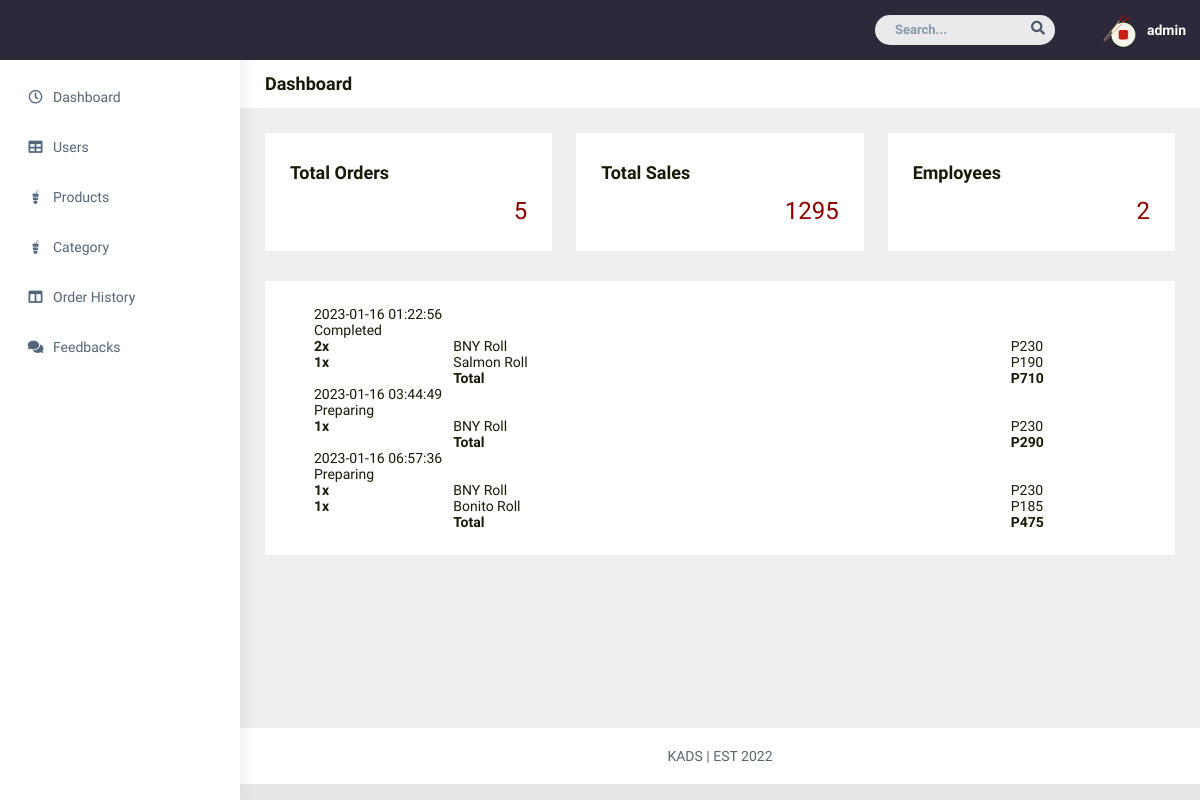
/admin/dashboard.php (signed in), run on the app's committed database.
### tables this page shows
CREATE TABLE `user_orders` (
  `id` int(11) NOT NULL,
  `order_number` int(11) NOT NULL,
  `product_id` int(255) NOT NULL,
  `quantity` int(11) NOT NULL,
  `date` datetime DEFAULT NULL,
  `status` int(11) DEFAULT NULL,
  `user_id` int(11) DEFAULT NULL
);

CREATE TABLE `products` (
  `p_id` int(11) NOT NULL,
  `image` varchar(400) DEFAULT NULL,
  `productName` varchar(255) DEFAULT NULL,
  `price` int(11) NOT NULL,
  `category` int(11) DEFAULT NULL
);

### admin/dashboard.php (the view, shortened to what this page needs)
<?php
require "../conn.php";
    $username = $_SESSION['username'];
    $total = 0;
    $orderSQL = "SELECT * FROM user_orders INNER JOIN products ON user_orders.product_id = products.p_id ";
    $resultOrder = mysqli_query($conn, $orderSQL);
    $ordercount = mysqli_num_rows($resultOrder);
    while ($row = mysqli_fetch_assoc($resultOrder)) {
        $total += $row['price'] * $row['quantity'];
    }
    $userSQL = "SELECT * FROM info_accts WHERE role = 2";
    $resultUser = mysqli_query($conn, $userSQL);
    $usercount = mysqli_num_rows($resultUser);
?>
<!DOCTYPE html>
<html dir="ltr" lang="en">
<head>
    <link href="../css/style.min.css" rel="stylesheet">
    <link href="../css/pagestyles.css" rel="stylesheet">
</head>
<body>
    <div id="main-wrapper" data-layout="vertical" data-navbarbg="skin5" data-sidebartype="full"
        data-sidebar-position="absolute" data-header-position="absolute" data-boxed-layout="full">
        <header class="topbar" data-navbarbg="skin5">
            <nav class="navbar top-navbar navbar-expand-md navbar-dark">
                <div class="navbar-collapse collapse" id="navbarSupportedContent" data-navbarbg="skin5">
                    <ul class="navbar-nav ms-auto d-flex align-items-center">
                        <li class=" in">
                            <form role="search" class="app-search d-none d-md-block me-3">
                                <input type="text" placeholder="Search..." class="form-control mt-0">
                                <a href="" class="active">
                                    <i class="fa fa-search"></i>
                                </a>
                            </form>
                        </li>
                        <li>
                            <a class="profile-pic" href="#">
                            <div class="dropdown">
                            <img src="../img/logo.png" alt="user-img" width="36"
                                class="img-circle"><span class="text-white font-medium"><?php echo $username ?></span></a>
                            </div>
                </div>
        <aside class="left-sidebar" data-sidebarbg="skin6">
            <div class="scroll-sidebar">
                <nav class="sidebar-nav">
                    <ul id="sidebarnav">
                        <li class="sidebar-item pt-2">
                            <a class="sidebar-link waves-effect waves-dark sidebar-link" href="dashboard.php"
                                aria-expanded="false">
                                <i class="far fa-clock" aria-hidden="true"></i>
                                <span class="hide-menu">Dashboard</span>
                            </a>
                        </li>
                        <li class="sidebar-item">
                            <a class="sidebar-link waves-effect waves-dark sidebar-link" href="users.php"
                                aria-expanded="false">
                                <i class="fa fa-table" aria-hidden="true"></i>
                                <span class="hide-menu">Users</span>
                            </a>
                        </li>
                        <li class="sidebar-item">
                            <a class="sidebar-link waves-effect waves-dark sidebar-link" href="products.php"
                                aria-expanded="false">
                                <i class="fab fa-gulp" aria-hidden="true"></i>
                                <span class="hide-menu">Products</span>
                            </a>
                        </li>
                        <li class="sidebar-item">
                            <a class="sidebar-link waves-effect waves-dark sidebar-link" href="category.php"
                                aria-expanded="false">
                                <i class="fab fa-gulp" aria-hidden="true"></i>
                                <span class="hide-menu">Category</span>
                            </a>
                        </li>
                        <li class="sidebar-item">
                            <a class="sidebar-link waves-effect waves-dark sidebar-link" href="order-history.php"
                                aria-expanded="false">
                                <i class="fa fa-columns" aria-hidden="true"></i>
                                <span class="hide-menu">Order History</span>
                            </a>
                        </li>
                        <li class="sidebar-item">
                            <a class="sidebar-link waves-effect waves-dark sidebar-link" href="feedbacks.php"
                                aria-expanded="false">
                                <i class="fa fa-comments" aria-hidden="true"></i>
                                <span class="hide-menu">Feedbacks</span>
                            </a>
                        </li>
                    </ul>
                </nav>
            </div>
        </aside>
        <div class="page-wrapper">
            <div class="page-breadcrumb bg-white">
                <div class="row align-items-center">
                    <div class="col-lg-3 col-md-4 col-sm-4 col-xs-12">
                        <h4 class="page-title">Dashboard</h4>
                    </div>
                </div>
            </div>
            <div class="container-fluid">
                <div class="row justify-content-center">
                    <div class="col-lg-4 col-md-12">
                        <div class="white-box analytics-info">
                            <h3 class="box-title">Total Orders</h3>
                            <ul class="list-inline two-part d-flex align-items-center mb-0">
                                <li>
                                    <div id="sparklinedash"><canvas width="67" height="30"
                                            style="display: inline-block; width: 67px; height: 30px; vertical-align: top;"></canvas>
                                    </div>
                                </li>
                                <li class="ms-auto"><span class="counter text-success"> <b style="color:#8e0001;"><?php echo $ordercount; ?></b> </span></li>
                            </ul>
                        </div>
                    </div>
                    <div class="col-lg-4 col-md-12">
                        <div class="white-box analytics-info">
                            <h3 class="box-title">Total Sales</h3>
                            <ul class="list-inline two-part d-flex align-items-center mb-0">
                                <li>
                                    <div id="sparklinedash2"><canvas width="67" height="30"
                                            style="display: inline-block; width: 67px; height: 30px; vertical-align: top;"></canvas>
                                    </div>
                                </li>
                                <li class="ms-auto"><span class="counter text-purple"><b style="color:#8e0001;"><?php echo $total; ?></b></span></li>
                            </ul>
                        </div>
                    </div>
                    <div class="col-lg-4 col-md-12">
                        <div class="white-box analytics-info">
                            <h3 class="box-title">Employees</h3>
                            <ul class="list-inline two-part d-flex align-items-center mb-0">
                                <li>
                                    <div id="sparklinedash3"><canvas width="67" height="30"
                                            style="display: inline-block; width: 67px; height: 30px; vertical-align: top;"></canvas>
                                    </div>
                                </li>
                                <li class="ms-auto"><span class="counter text-info"><b><?php echo $usercount; ?></b></span>
                                </li>
                            </ul>
                        </div>
                    </div>
                </div>
                <div class="row">
                    <div class="col-md-12 col-lg-12 col-sm-12">
                        <div class="white-box">
                            <div class="table-responsive">
                                <?php
                                $query="SELECT * FROM user_orders INNER JOIN products ON user_orders.product_id = products.p_id ORDER BY date" ;
                                $result=mysqli_query($conn,$query);
                                $order_by_date = array();
                                    while ($row = mysqli_fetch_assoc($result)) {
                                        $date = date('Y-m-d H:i:s', strtotime($row['date']));
                                        if (!isset($order_by_date[$date])) {
                                            $order_by_date[$date] = array();
                                            $order_by_date[$date]['total'] = 0;
                                            $order_by_date[$date]['status'] = $row['status'];
                                        }
                                        $order_by_date[$date]['total'] += $row['price'] * $row['quantity'];
                                        array_push($order_by_date[$date], $row);
                                    }
                                foreach ($order_by_date as $date => $orders) {
                                ?>
                                <div class="order-container">
                                <div class="container">
                                <div class="row d-flex align-items-center">
                                <div class="col order-header"><?php echo $date; ?></div>
                                <?php
                                    if ($orders['status'] == 1) {
                                        echo "<div class='order-progress p-processing'>Preparing</div>";
                                    } elseif($orders['status'] == 2) {
                                        echo "<div class='order-progress p-delivery'>Out for Delivery</div>";
                                    } elseif($orders['status'] == 3){
                                        echo "<div class='order-progress p-completed'>Completed</div>";
                                    }
                                ?>
                            </div>
                        </div>
                        <div class="container order-group">
                        <div class="row">
                        <div class="col">
                        <?php
                            foreach ($orders as $row) {
                                if (is_array($row)) {
                        ?>
                            <div class="row order-item">
                            <div class="col"><b><?php echo $row['quantity']?>x</b></div>
                            <div class="col-8"><?php echo $row['productName']?></div>
                            <div class="col order-price">P<?php echo $row['price']?></div>
                        </div>
                        <?php
                            }
                        }  ?>
                        <div class="row">
                            <div class="col"></div>
                            <div class="col-8 total-text"><b>Total</b></div>
                            <div class="col order-total order-price"><b>P<?php echo $order_by_date[$date]['total']+60; ?></b></div>
                        </div>
                    </div>
                </div>
            </div>
        </div>
              <?php } ?>
                            </div>
                        </div>
                    </div>
                </div>
            </div>
            <footer class="footer text-center">
            KADS | EST 2022
            </footer>
        </div>
</body>
</html>

### css/pagestyles.css (style rules this page uses)
body { font: 14px sans-serif; background-color: #e7e7e7; color: #141C07; }

### admin/dashboard.php (style rules this page uses)
* { font-family: "Readex Pro"; }
.dropdown { position: relative; display: inline-block; font-family: "Readex Pro"; }

### data on the page
user_orders: quantity "2", product.productName "BNY Roll", product.price "230"
user_orders: quantity "1", product.productName "Salmon Roll", product.price "190"
user_orders: quantity "1", product.productName "BNY Roll", product.price "230"
user_orders: date "2023-01-16 06:57:36", shows "Preparing", quantity "1", product.productName "Bonito Roll", product.price "185", $order_by_date[$date]['total']+60 "475"
user_orders: quantity "1", product.productName "BNY Roll", product.price "230"

### other printed values
$username "admin"
$ordercount "5"
$total "1295"
$usercount "2"
$date "2023-01-16 01:22:56"
$order_by_date[$date]['total']+60 "710"
$date "2023-01-16 03:44:49"
$order_by_date[$date]['total']+60 "290"
